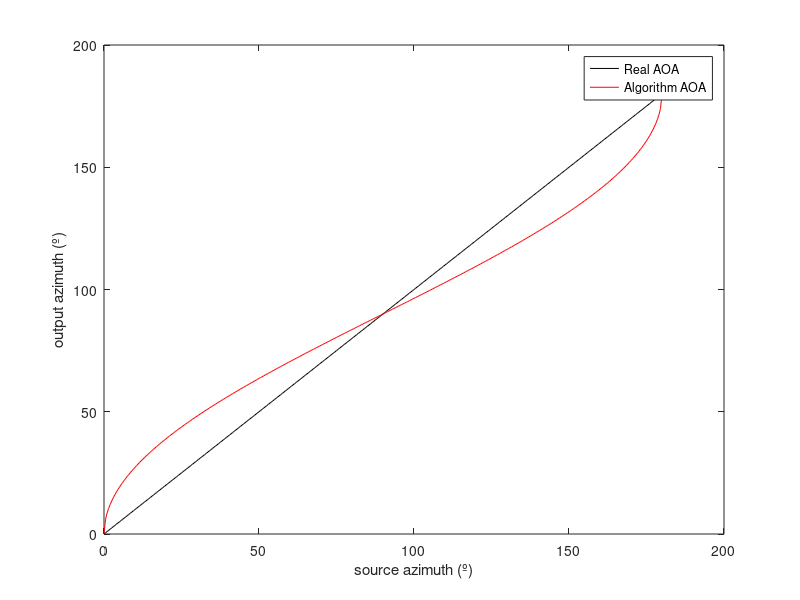
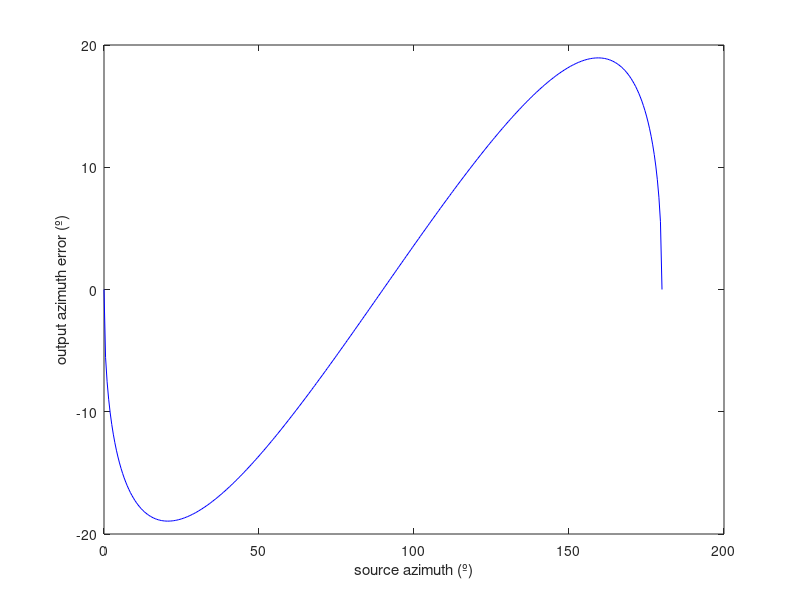

MATLAB code for these plots, in order:
%% Initial cmds
clear;clc;close all;
addpath ../simLocUS
addpath ../functions
addpath ../soundfiles/generic
addpath ../structures

%% Data
delta_x = 0.1*2;
room.temp = 20;
C = 20.05*sqrt(273.15+room.temp);

% theoretical AOA
r_theta = 0:0.5:180;

% extremes value in seconds
d_t_ext = [(cosd(0)*delta_x)/C (cosd(180)*delta_x)/C];
d_t = linspace(d_t_ext(1), d_t_ext(2), length(r_theta));

% calc AOA with algorithm
arg = C*(d_t+0)./delta_x;
arg(arg<-1) = -1;
arg(arg>1) = 1;
alg_theta = acosd(arg);
error_theta = r_theta - alg_theta;

%% Plot
% results
figure;
plot(r_theta, r_theta, 'k');
hold on
plot(r_theta, alg_theta, 'r');
hold off
legend('Real AOA', 'Algorithm AOA')
xlabel('source azimuth (º)')
ylabel('output azimuth (º)')

% errors
figure;
plot(r_theta, error_theta, 'b')
xlabel('source azimuth (º)')
ylabel('output azimuth error (º)')